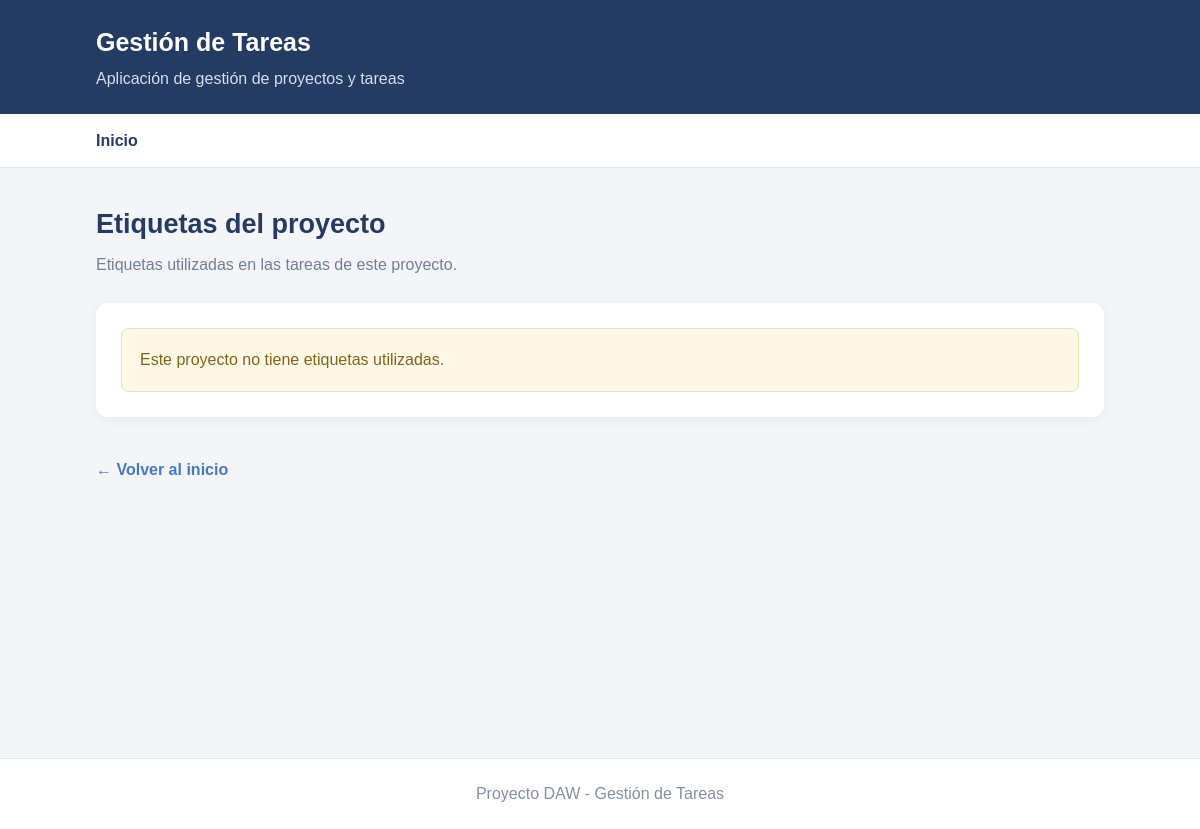
/proyectos/150/etiquetas/, run on an earlier commit of the app's database.
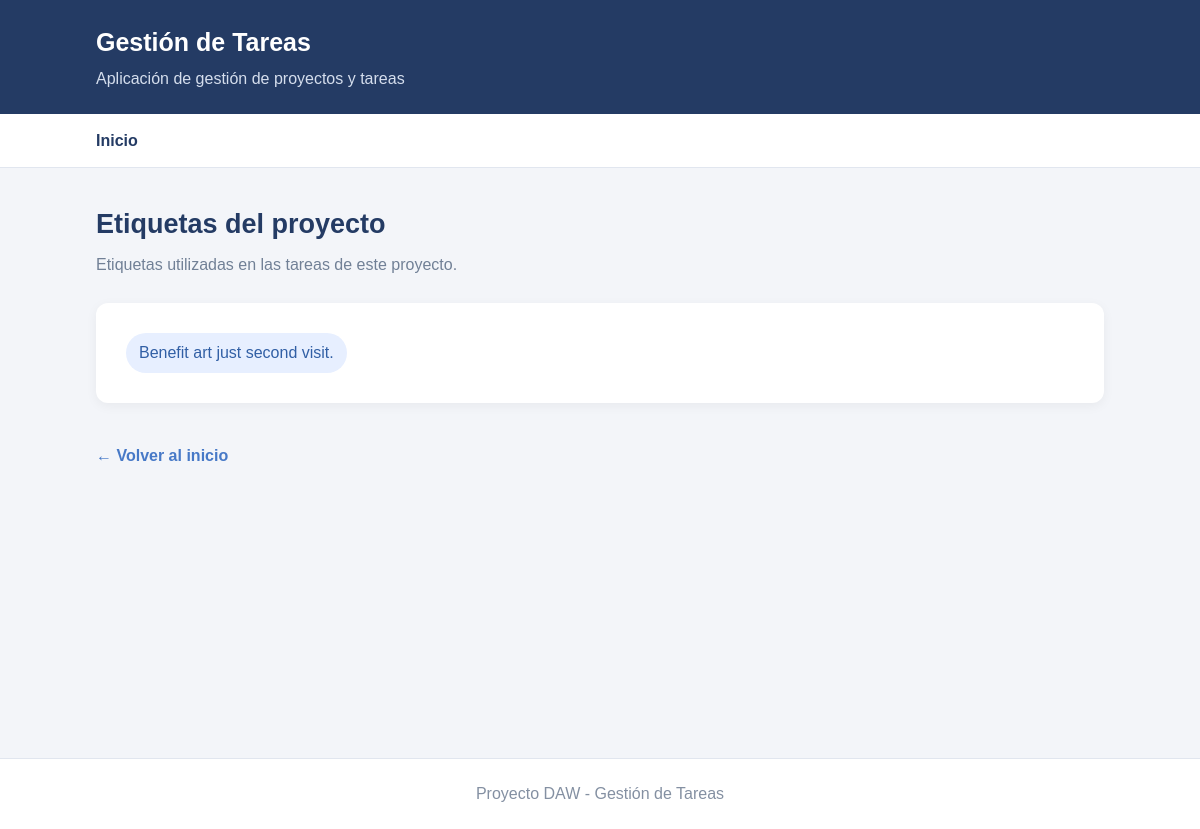
And on a later commit of the database.
### blog/models.py (models this page shows, shortened)
class Etiqueta(models.Model):
    nombre = models.CharField(max_length=50, unique=True)

### blog/views.py (the view)
# urls.py: path("proyectos/<int:proyecto_id>/etiquetas/", views.etiquetas_de_proyecto, name="etiquetas_de_proyecto"),
def etiquetas_de_proyecto(request, proyecto_id):
    etiquetas = Etiqueta.objects.filter(tareas__proyecto_id=proyecto_id).distinct()
    return render(request, 'blog/etiquetas.html', {'datos': etiquetas})

### blog/templates/blog/etiquetas.html (shortened to what this page needs)
{% extends 'blog/base.html' %}
{% block contenido %}
<div class="cabecera">
    <h2>Etiquetas del proyecto</h2>
    <p>Etiquetas utilizadas en las tareas de este proyecto.</p>
</div>
<div class="tarjeta">
    {% if datos %}
        {% for etiqueta in datos %}
            <span class="etiqueta">{{ etiqueta.nombre }}</span>
        {% endfor %}
    {% else %}
        <p class="vacio">Este proyecto no tiene etiquetas utilizadas.</p>
    {% endif %}
</div>
<a class="volver" href="/">← Volver al inicio</a>
{% endblock %}

What changed in the data, as far as the page shows it:
added Etiqueta: nombre "Benefit art just second visit."
Also different on the page:
text no longer shown: "Este proyecto no tiene etiquetas utilizadas."
